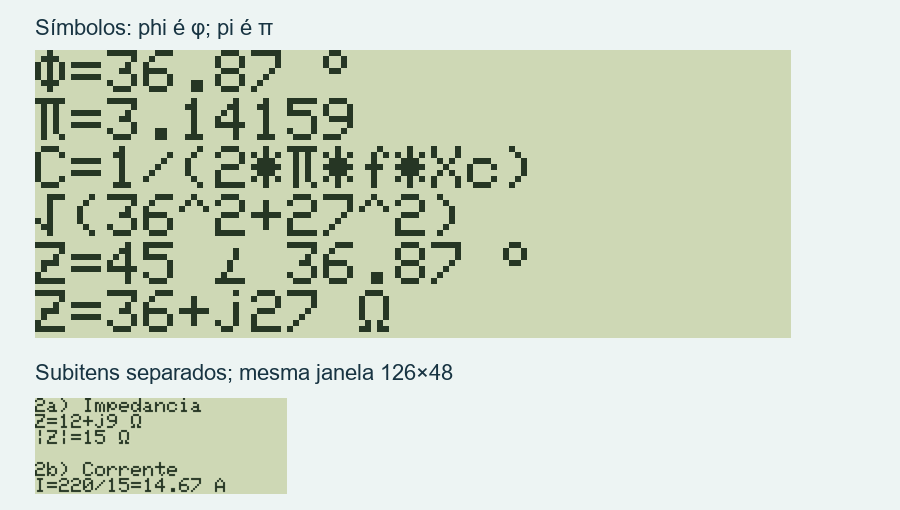
#> input picture docs/assets/lyke-r10-esp-simbolos.png, 900 x 510 px, given in place of bateria_cheia.pbm, which was not available
$ python preview_battery.py
#> lines starting #> are read from the running program, lines starting #| are printed output that depends on the picture
"""Preview actual native-test LCD frames; no photograph or image generation."""
from pathlib import Path
from PIL import Image, ImageDraw, ImageFont

ROOT = Path(__file__).resolve().parents[1]
folder = ROOT / '.build/lyke_stm32/lyke-r11/previews'
names = [('bateria_cheia','Cheia'),('bateria_media','Intermediária'),
         ('bateria_baixa','Baixa: ! pisca'),('bateria_sem_leitura','Falha de leitura: ?')]
font = ImageFont.truetype('C:/Windows/Fonts/arial.ttf',21)
out = Image.new('RGB',(660,575),'#edf4f3')
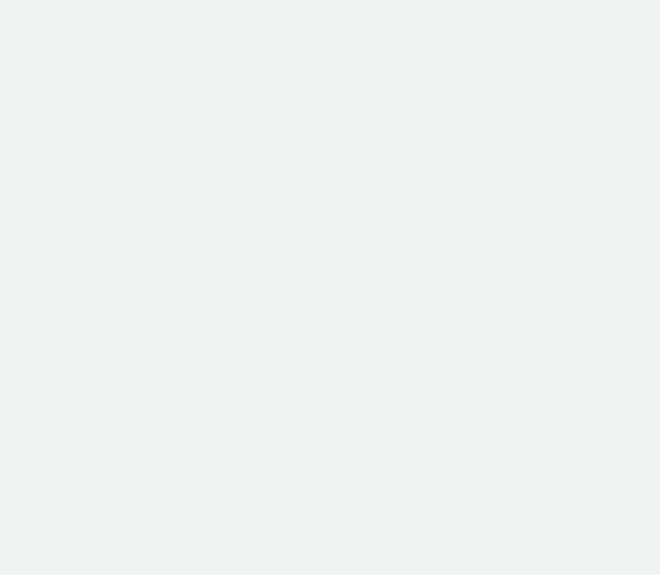
#> out: PIL image 660x575 RGB; mean R, G, B 237, 244, 243
draw = ImageDraw.Draw(out)
draw.text((20,15),'Lyke R11 · indicador na janela existente',font=font,fill='#19323e')
for n,(name,label) in enumerate(names):
    y = 70+n*115
    draw.text((20,y),label,font=font,fill='#19323e')
    im = Image.open(folder/(name+'.pbm')).convert('L').crop((0,0,128,8))
    im = im.resize((512,32),Image.Resampling.NEAREST)
#> im: PIL image 512x32 L; every value is 242
    screen = Image.new('RGB',im.size,'#cdd6b1')
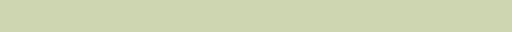
#> screen: PIL image 512x32 RGB; mean R, G, B 205, 214, 177
    screen.paste('#263624',mask=Image.eval(im,lambda value:255-value))
    out.paste(screen,(20,y+32))
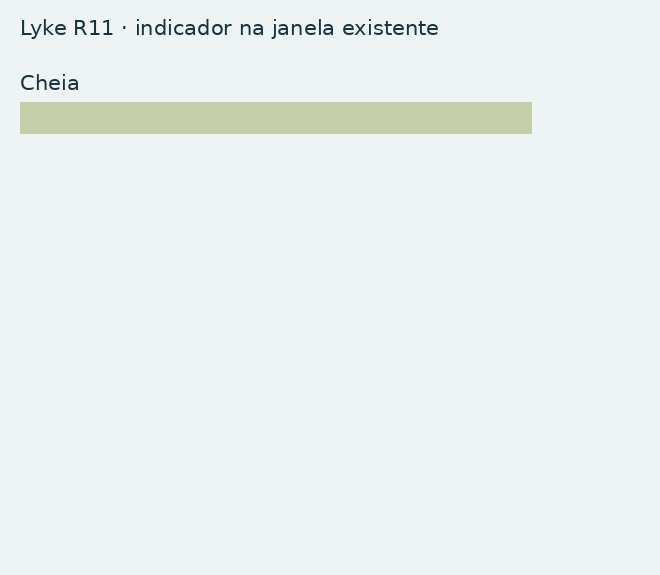
#> out: PIL image 660x575 RGB; mean R, G, B 234.1, 241.3, 238.9
#> pass 2 of the loop `for n,(name,label) in enumerate(names):`:
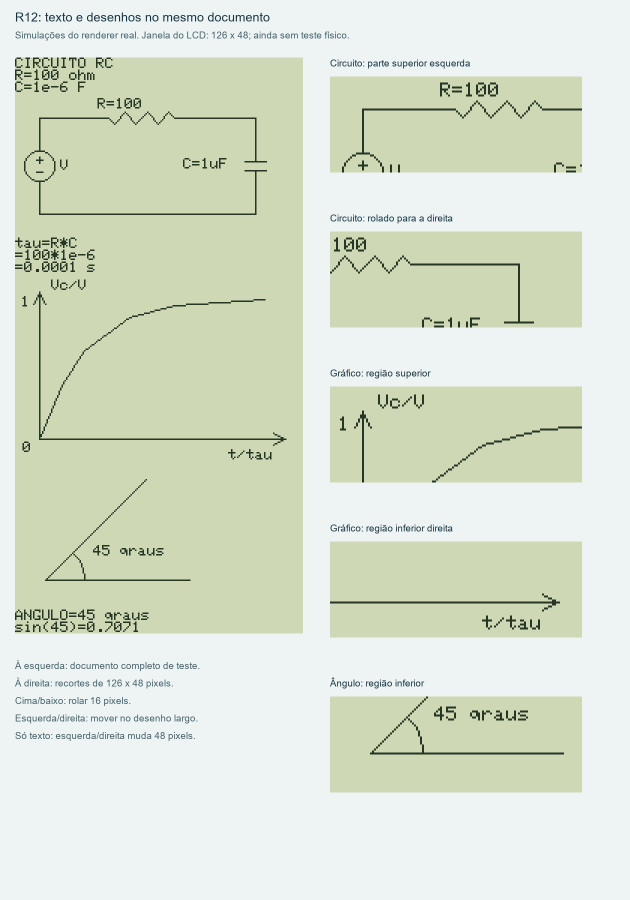
#> input picture docs/assets/lyke-r12-desenhos.png, 1260 x 1800 px, given in place of bateria_media.pbm, which was not available (shown at 1/2 size)
#> `out.paste(screen,(20,y+32))`:
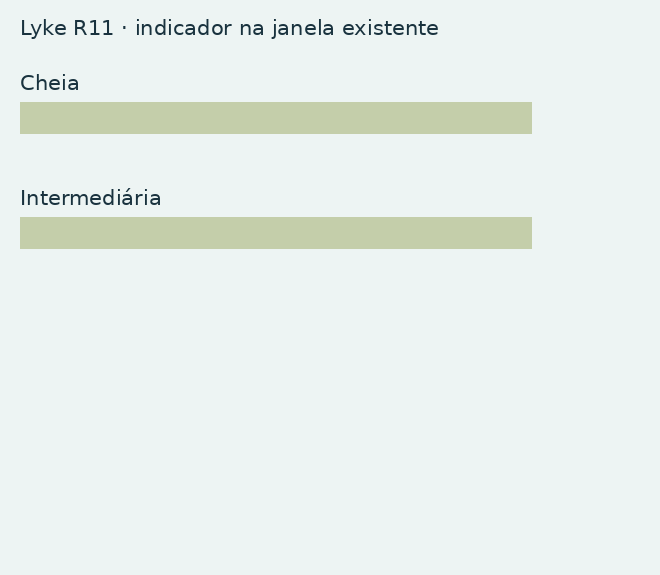
#> out: PIL image 660x575 RGB; mean R, G, B 232, 239.4, 235.4
#> (the run stopped early here; a loop or call above may not have finished)
